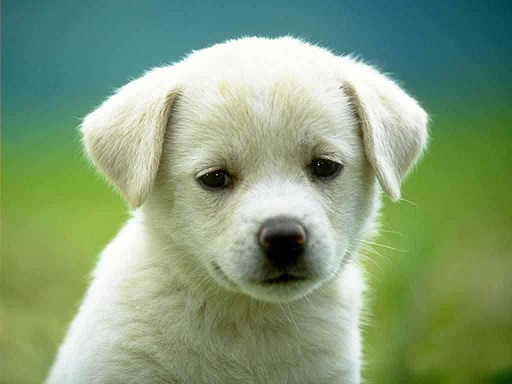
//> input picture x64/Debug/dog.jpg, 512 x 384 px
$ ./ConsoleApplication1 ../x64/Debug/dog.jpg   (built with g++ and OpenCV 4)
//> lines starting //> are read from the running program, lines starting //| are printed output that depends on the picture; after the words box and inside, x2 and y2 are one past the last pixel; in counts of white or black regions, pixels touching at a corner belong together
//#include "cv.h" //main opencv header
//#include "highgui.h" //GUI header

#include "opencv2/opencv.hpp"
#include "opencv2/highgui.hpp"
#include "opencv2/core.hpp"

using namespace cv;
using namespace std;

int main(int argc, char* argv[])
{
	// [10 lines of commented-out code are left out]

	Mat img = imread(argv[1], 1); // Load the color image
//> img is the input picture: 384 rows x 512 cols, CV_8UC3; mean B, G, R 121.7, 157.4, 131.8
	if (!img.data) // check image is available
	{
		cout << "Could not load image file" << endl;
		return -1;
	}

	int height = img.rows;
//> height = 384
	int width = img.cols;
//> width = 512
	int widthstep = img.step;
//> widthstep = 1536
	int ch = img.channels();
//> ch = 3
	printf("height: %d, widht: %d, width step: %d, chanels: %d\n", height, width, widthstep, ch);
//| height: 384, widht: 512, width step: 1536, chanels: 3

	img.at<uchar>(10, 10) = 255;
//> img: 384 rows x 512 cols, CV_8UC3; 1 pixels changed, all inside (x1, y1, x2, y2) = (3, 10, 4, 11)


	Mat gray(height, width, CV_8UC1, Scalar(0)); // create new image, CV_8UC1 means gray(one chanel),  Scalar(0) = default black color

	cvtColor(img, gray, COLOR_BGR2GRAY); // convert RGB image to Gray
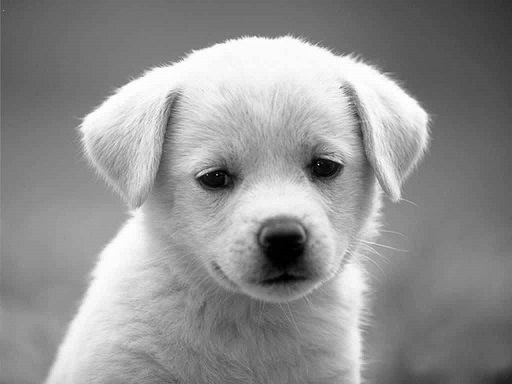
//> gray: 384 rows x 512 cols, CV_8UC1; min 0, max 255, mean 145.7

	// Copy original image
	Mat copy(height, width, CV_8UC3, Scalar(0, 0, 0)); // create new image, CV_8UC3 means RGB(3 chanel),  Scalar(0, 0, 0) = default black color
	for (int y = 0; y < height; y++){
		for (int x = 0; x < width; x++){
			copy.at<Vec3b>(y, x) = img.at<Vec3b>(y, x); // copy pixel by pixle
		}
	}

	int hist[256]; // create array to  put count of intensity level
	for (int i = 0; i < 256; i++){
		hist[i] = 0; // make all array eliment as 0
	}

	//counting the intensity
	for (int y = 0; y < height; y++) {
		for (int x = 0; x < width; x++) {
			hist[(int)gray.at<uchar>(y, x)]++;
		}
	}
//> after the loop, hist = 256 values, max 3735 at index 111, min 34 at index 41, mean 768

	for (int i = 0; i < 256; i++) {
		printf("%d: %d\n", i, hist[i]);
	}
//> this loop made 256 passes
//| 0: 176
//| 1: 225
//| 2: 250
//| 3: 68
//| 4: 76
//| 5: 62
//| 6: 63
//| 7: 70
//> (output is shown up to pass 8 of 256)

	//create image to display the histograme
	int hist_w = 512;
	int hist_h = 400;
	int bin_w = cvRound((double)hist_w / 255);
	Mat histImage(hist_h, hist_w, CV_8UC1, Scalar(255));

	//Find the maximum number of pixels from histogram array
	int max_hist = hist[0];
//> max_hist = 176
	for (int i = 1; i < 256; i++){
		if (max_hist < hist[i]){
			max_hist = hist[i];
		}
	}
//> this loop made 255 passes
//> max_hist on passes 1, 2, 62, 63, 67, 71, 72, 73, 74, 81, 85, 86: 225, 250, 255, 260, 339, 465, 467, 517, 545, 1017, 1060, 1200
//> after the loop, max_hist = 3735

	//Normalize the histogram between 0 and histogram height
	for (int i = 0; i < 256; i++){
		hist[i] = ((double)hist[i] / max_hist) * hist_h;
	}
//> after the loop, hist = 256 values, max 400 at index 111, min 3 at index 41, mean 81.73

	//draw histrograme lines
	for (int i = 0; i < 256; i++) {
		line(histImage, Point(bin_w * (i), hist_h), Point(bin_w * (i), (hist_h - hist[i])), Scalar(0), 1, 8, 0); //line ( histImage, Point pt1, Point pt2,color , thickness, lineType, shift)
	}
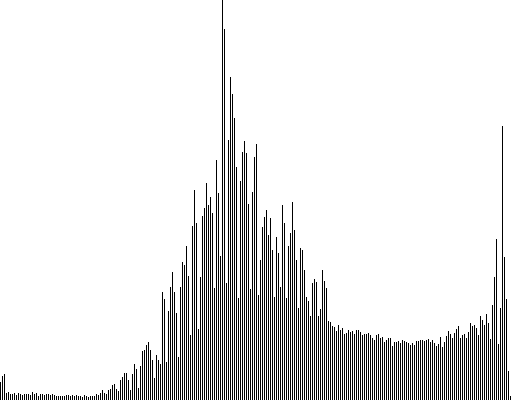
//> histImage: 400 rows x 512 cols, CV_8UC1; 89.8% white; black in thin lines or dots


	//default image
	namedWindow("Image"); // Create the window
	imshow("Image", img); // load and show image

	//gray image
	namedWindow("Gray"); // Create the window
	imshow("Gray", gray); // load and show image

	//copy of original image
	namedWindow("Copy"); // Create the window
	imshow("Copy", copy); // load and show image

	// show histrogram
	namedWindow("Histro"); // Create the window
	imshow("Histro", histImage); // load and show image

	waitKey(0); // wait to close

	return 0;

}
